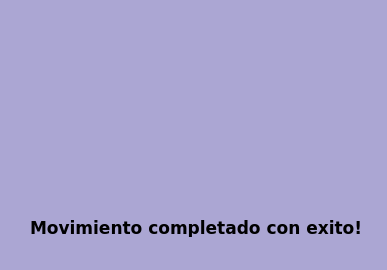
<?xml version="1.0" encoding="UTF-8"?>
<ui version="4.0">
 <class>Confirmacion</class>
 <widget class="QDialog" name="Confirmacion">
  <property name="geometry">
   <rect>
    <x>0</x>
    <y>0</y>
    <width>387</width>
    <height>270</height>
   </rect>
  </property>
  <property name="windowTitle">
   <string>Dialog</string>
  </property>
  <property name="styleSheet">
   <string notr="true">background-color: rgb(171, 166, 211);</string>
  </property>
  <widget class="QLabel" name="label">
   <property name="geometry">
    <rect>
     <x>30</x>
     <y>220</y>
     <width>351</width>
     <height>17</height>
    </rect>
   </property>
   <property name="font">
    <font>
     <family>DejaVu Sans</family>
     <pointsize>13</pointsize>
     <weight>75</weight>
     <bold>true</bold>
    </font>
   </property>
   <property name="text">
    <string>Movimiento completado con exito!</string>
   </property>
  </widget>
  <widget class="QLabel" name="label_2">
   <property name="geometry">
    <rect>
     <x>130</x>
     <y>30</y>
     <width>141</width>
     <height>151</height>
    </rect>
   </property>
   <property name="text">
    <string/>
   </property>
   <property name="pixmap">
    <pixmap>../Pictures/paloma.png</pixmap>
   </property>
  </widget>
 </widget>
 <resources/>
 <connections/>
</ui>
